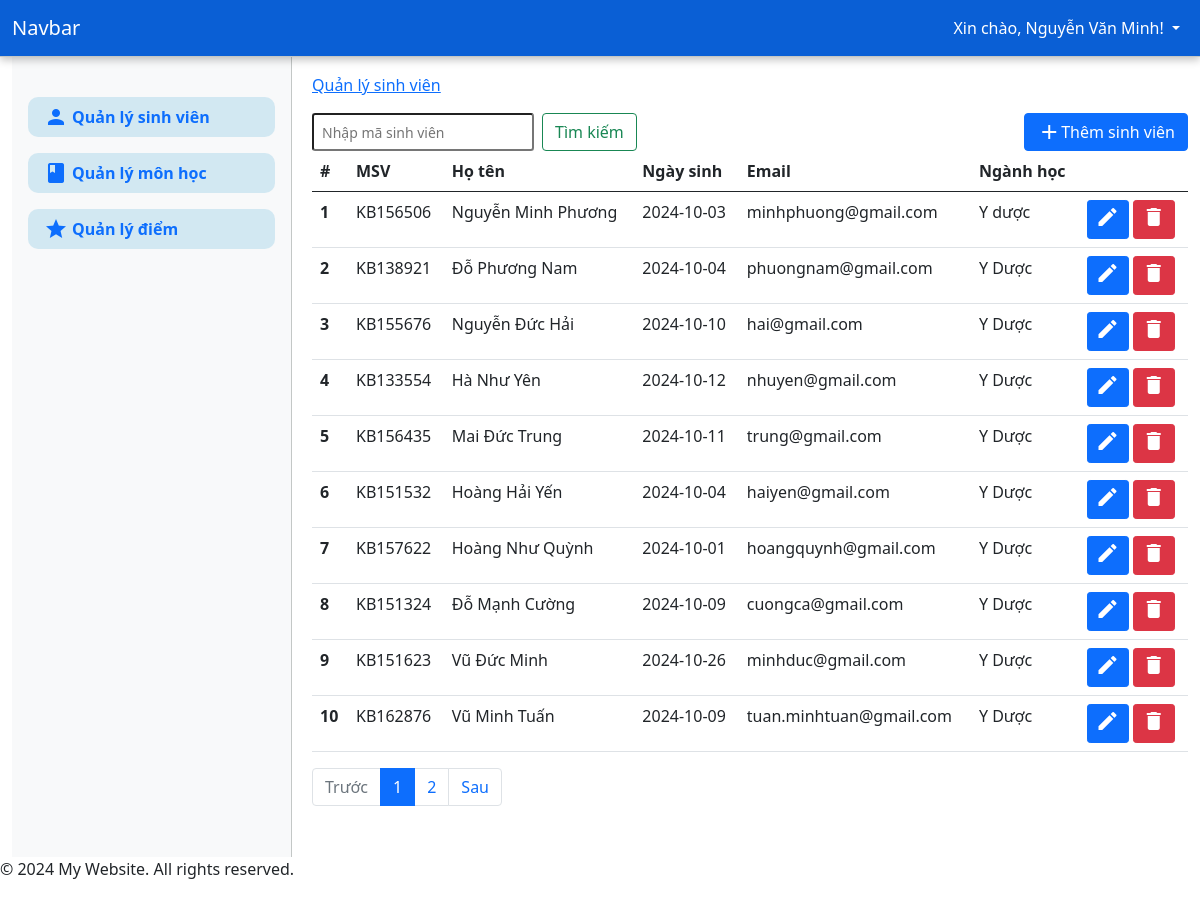
Screenshot of /?page=students (signed in) with the database file from the repository.
### tables this page shows
CREATE TABLE `students` (
  `id` int(11) NOT NULL,
  `student_code` varchar(50) NOT NULL,
  `full_name` varchar(255) NOT NULL,
  `dob` date DEFAULT NULL,
  `major` varchar(255) DEFAULT NULL,
  `email` varchar(255) DEFAULT NULL,
  `created_at` datetime DEFAULT current_timestamp()
);

### app/controller/StudentController.php (called while the page is built, shortened)
<?php
class StudentController
{
    private $conn;
    public function __construct($conn)
    {
        $this->conn = $conn;
    }
    public function index($limit, $offset)
    {
        $query = "SELECT * FROM students LIMIT $limit OFFSET $offset";
        $result = mysqli_query($this->conn, $query);
        $students = mysqli_fetch_all($result, MYSQLI_ASSOC);
        return $students;
    }
    public function count()
    {
        $query = "SELECT COUNT(*) as total FROM students";
        $result = mysqli_query($this->conn, $query);
        $row = mysqli_fetch_assoc($result);
        return $row['total'];
    }
}

### app/views/pages/students.php (the view, shortened to what this page needs)
<?php
require_once "app/controller/StudentController.php";
$studentController = new StudentController($conn);
$page = isset($_GET['num']) ? (int)$_GET['num'] : 1;
$page = max($page, 1);
$limit = 10;
$offset = ($page - 1) * $limit;
$search = isset($_POST['search']) ? $_POST['search'] : '';
if ($search) {
    $students = $studentController->show($search);
    $total_students = count($students);
    $total_pages = 1;
} else {
    $students = $studentController->index($limit, $offset);
    $total_students = $studentController->count();
    $total_pages = ceil($total_students / $limit);
}
?>
<nav aria-label="Page navigation example">
    <form class="d-flex float-start" method="post">
        <input class="form-control-sm me-2" name="search" type="search" placeholder="Nhập mã sinh viên" aria-label="Search" required>
        <button class="btn btn-outline-success" type="submit">Tìm kiếm</button>
    </form>
    <button type="button" class="btn btn-primary float-end d-flex align-items-center" data-bs-toggle="modal" data-bs-target="#addStudentModal"><i class="material-icons">add</i> Thêm sinh viên</button>
    <table class="table">
        <thead>
            <tr>
                <th scope="col">#</th>
                <th scope="col">MSV</th>
                <th scope="col">Họ tên</th>
                <th scope="col">Ngày sinh</th>
                <th scope="col">Email</th>
                <th scope="col">Ngành học</th>
                <th scope="col"></th>
            </tr>
        </thead>
        <tbody>
            <?php foreach ($students as $index => $student): ?>
                <tr>
                    <th scope="row"><?php echo $index + 1; ?></th>
                    <td><?php echo htmlspecialchars($student['student_code']); ?></td>
                    <td><?php echo htmlspecialchars($student['full_name']); ?></td>
                    <td><?php echo htmlspecialchars($student['dob']); ?></td>
                    <td><?php echo htmlspecialchars($student['email']); ?></td>
                    <td><?php echo htmlspecialchars($student['major']); ?></td>
                    <td>
                        <button class="btn btn-primary btn-sm" data-bs-toggle="modal" data-bs-target="#editStudentModal"
                            data-id="<?php echo $student['id']; ?>"
                            data-student_code="<?php echo htmlspecialchars($student['student_code']); ?>"
                            data-full_name="<?php echo htmlspecialchars($student['full_name']); ?>"
                            data-dob="<?php echo htmlspecialchars($student['dob']); ?>"
                            data-email="<?php echo htmlspecialchars($student['email']); ?>"
                            data-major="<?php echo htmlspecialchars($student['major']); ?>">
                            <i class="material-icons">edit</i>
                        </button>
                        <form action="app/controller/StudentController.php" method="POST" style="display:inline;">
                            <button type="submit" class="btn btn-danger btn-sm"><i class="material-icons">delete</i></button>
                        </form>
                    </td>
                </tr>
            <?php endforeach; ?>
        </tbody>
    </table>
    <ul class="pagination">
        <li class="page-item <?php if ($page <= 1) echo 'disabled'; ?>">
            <a class="page-link" href="?page=students&num=<?php echo $page - 1; ?>">Trước</a>
        </li>
        <?php for ($i = 1; $i <= $total_pages; $i++): ?>
            <li class="page-item <?php if ($page == $i) echo 'active'; ?>">
                <a class="page-link" href="?page=students&num=<?php echo $i; ?>"><?php echo $i; ?></a>
            </li>
        <?php endfor; ?>
        <li class="page-item <?php if ($page >= $total_pages) echo 'disabled'; ?>">
            <a class="page-link" href="?page=students&num=<?php echo $page + 1; ?>">Sau</a>
        </li>
    </ul>
</nav>

### app/views/components/header.php (shortened to what this page needs)
<!DOCTYPE html>
<html lang="en">
<head>
    <link href="https://cdn.jsdelivr.net/npm/bootstrap@5.0.2/dist/css/bootstrap.min.css" rel="stylesheet">
    <link rel="stylesheet" href="/app/styles/styles.css">
</head>
<body class="g-sidenav-show bg-gray-200">
    <header>
        <nav class="navbar navbar-expand-lg navbar-light">
            <div class="container-fluid">
                <a class="navbar-brand text-white" href="/">Navbar</a>
                <div class="collapse navbar-collapse" id="navbarNavDarkDropdown">
                    <ul class="navbar-nav">
                        <li class="nav-item dropdown">
                            <a class="nav-link dropdown-toggle text-white" href="#" id="navbarDarkDropdownMenuLink" role="button" data-bs-toggle="dropdown" aria-expanded="false">
                                <?php
                                echo "Xin chào, " . htmlspecialchars($_SESSION['auth_user']['username']) . "!";
                                ?>
                            </a>
                        </li>
                    </ul>
                </div>
            </div>
        </nav>
    </header>

### index.php (shortened to what this page needs)
<?php
require_once("app/views/components/header.php");
$page_titles = [
    'grades' => 'Quản lý điểm',
    'courses' => 'Quản lý môn học',
    'students' => 'Quản lý sinh viên',
    'progress' => 'Quản lý cây tiến trình'
];
?>
<div class="container-fluid">
    <div class="row">
        <div class="col-3">
            <?php require_once("app/views/components/sidebar.php"); ?>
        </div>
        <div class="col-9 min-vh-100 py-3">
            <nav aria-label="breadcrumb">
                <ol class="breadcrumb">
                    <?php if (isset($_GET['page']) && array_key_exists($_GET['page'], $page_titles)): ?>
                        <li class="breadcrumb-item active" aria-current="page">
                            <a href="?page=<?php echo $_GET['page'] ?>">
                                <?php echo $page_titles[$_GET['page']]; ?>
                            </a>
                        </li>
                    <?php endif; ?>
                </ol>
            </nav>
            <?php
            if (isset($_GET['page'])) {
                $page = $_GET['page'];
                $allowed_pages = ['grades', 'courses', 'students', 'progress'];
                if (in_array($page, $allowed_pages)) {
                    require_once("app/views/pages/{$page}.php");
                } else {
                    echo "Page not found.";
                }
            } else {
            }
            ?>
        </div>
    </div>
</div>
<?php
include("app/views/components/footer.php");
?>

### app/views/components/sidebar.php (shortened to what this page needs)
<div class="d-flex flex-column flex-shrink-0 p-3 bg-light" id="sidebar">
    <div class="offcanvas-body px-0">
        <ul class="nav nav-pills flex-column mb-sm-auto mb-0 align-items-start" id="menu">
            <?php if ($_SESSION['auth_user']['role'] == 'GV'): ?>
                <li class="nav-item my-2">
                    <a href="?page=students" class="nav-link text-truncate d-flex align-items-center">
                        <i class="material-icons">person</i><span class="ms-1 d-none d-sm-inline fw-bold">Quản lý sinh viên</span>
                    </a>
                </li>
                <li class="nav-item my-2">
                    <a href="?page=courses" class="nav-link text-truncate d-flex align-items-center">
                        <i class="material-icons">book</i><span class="ms-1 d-none d-sm-inline fw-bold">Quản lý môn học</span> </a>
                </li>
                <li class="nav-item my-2">
                    <a href="?page=grades" class="nav-link text-truncate d-flex align-items-center">
                        <i class="material-icons">grade</i><span class="ms-1 d-none d-sm-inline fw-bold">Quản lý điểm</span></a>
                </li>
            <?php endif; ?>
        </ul>
    </div>
</div>

### app/views/components/footer.php (shortened to what this page needs)
<footer>
    <p>&copy; 2024 My Website. All rights reserved.</p>
</footer>
</body>
</html>

### app/styles/styles.css (style rules this page uses)
.navbar { border-bottom: 1px solid #c3c7c6; box-shadow: rgba(0, 0, 0, 0.24) 0px 3px 8px; background-color: rgb(10, 95, 213); }
#sidebar { width: 280px; border-right: 1px solid #c3c7c6; min-height: 100vh; }
#sidebar .nav-item { background-color: rgba(123, 193, 220, 0.3); width: 100%; border-radius: 10px; }
#sidebar .nav-item .nav-link { transition: background-color 0.3s, color 0.3s; }

### rows the page displays
students: student_code "KB156506", full_name "Nguyễn Minh Phương", dob "2024-10-03", email "minhphuong@gmail.com", major "Y dược"
students: student_code "KB138921", full_name "Đỗ Phương Nam", dob "2024-10-04", email "phuongnam@gmail.com", major "Y Dược"
students: student_code "KB155676", full_name "Nguyễn Đức Hải", dob "2024-10-10", email "hai@gmail.com", major "Y Dược"
students: student_code "KB133554", full_name "Hà Như Yên", dob "2024-10-12", email "nhuyen@gmail.com", major "Y Dược"
students: student_code "KB156435", full_name "Mai Đức Trung", dob "2024-10-11", email "trung@gmail.com", major "Y Dược"
students: student_code "KB151532", full_name "Hoàng Hải Yến", dob "2024-10-04", email "haiyen@gmail.com", major "Y Dược"
students: student_code "KB157622", full_name "Hoàng Như Quỳnh", dob "2024-10-01", email "hoangquynh@gmail.com", major "Y Dược"
students: student_code "KB151324", full_name "Đỗ Mạnh Cường", dob "2024-10-09", email "cuongca@gmail.com", major "Y Dược"
students: student_code "KB151623", full_name "Vũ Đức Minh", dob "2024-10-26", email "minhduc@gmail.com", major "Y Dược"
students: student_code "KB162876", full_name "Vũ Minh Tuấn", dob "2024-10-09", email "tuan.minhtuan@gmail.com", major "Y Dược"

### other values shown
$_SESSION['auth_user']['username'] "Nguyễn Văn Minh"
$page_titles[$_GET['page']] "Quản lý sinh viên"
